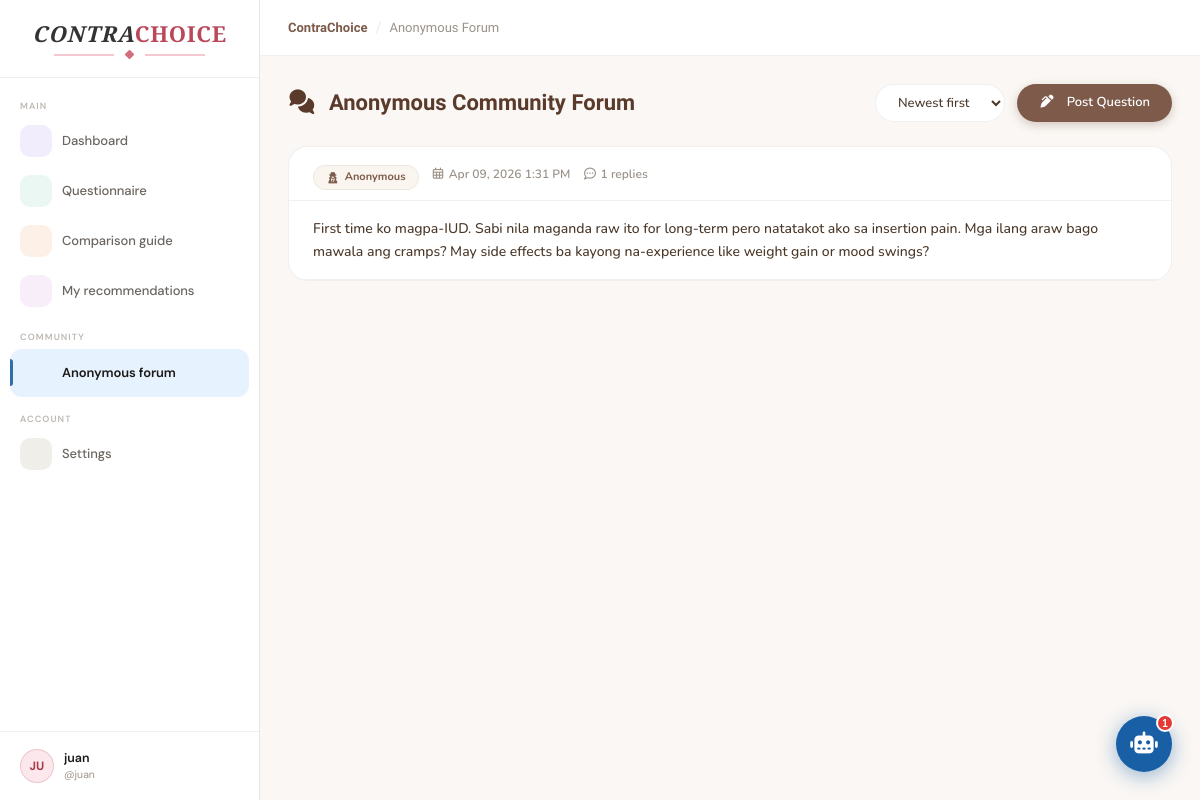
The app's page /user/forum.php (signed in), older data.
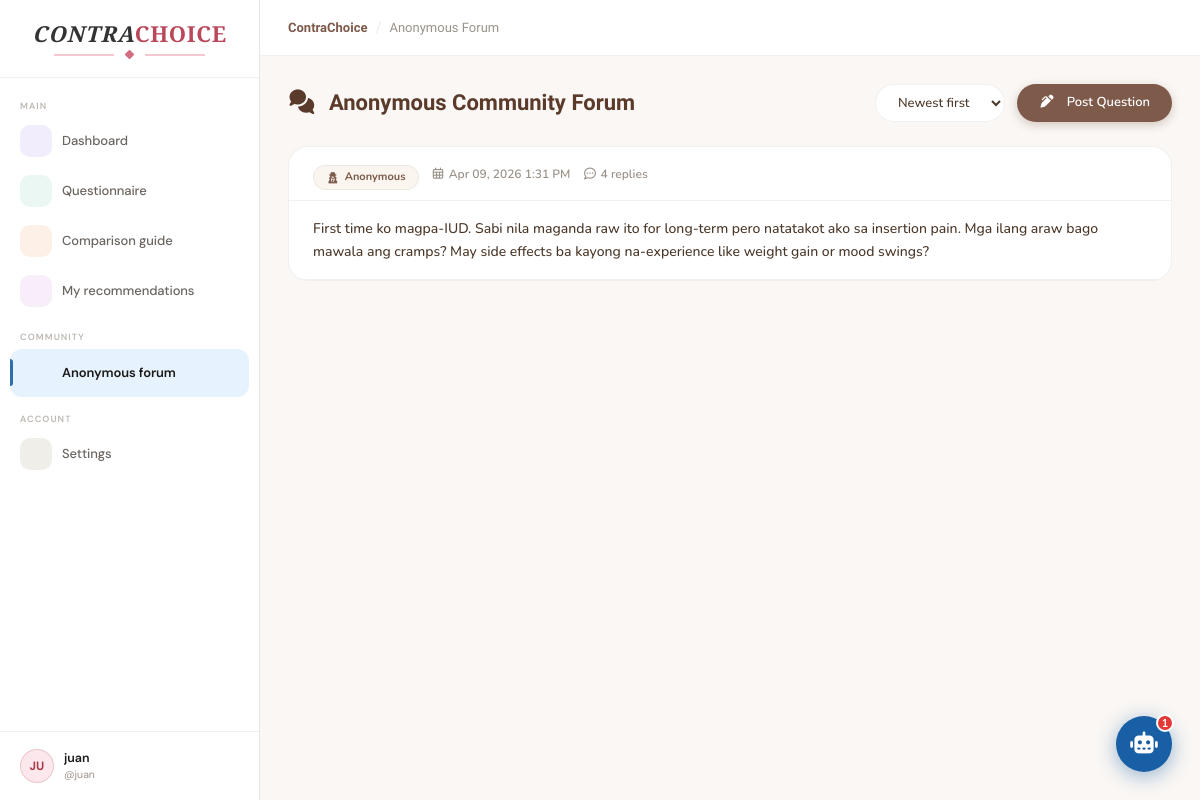
The same page, newer data.
### tables this page shows
CREATE TABLE `forum_posts` (
  `post_id` int(11) NOT NULL,
  `user_id` int(11) DEFAULT NULL,
  `content` text NOT NULL,
  `created_at` datetime DEFAULT current_timestamp(),
  `updated_at` datetime DEFAULT current_timestamp() ON UPDATE current_timestamp(),
  `reply_count` int(11) DEFAULT 0
);

### user/forum.php (the view, shortened to what this page needs)
<?php
include '../includes/db_connection.php';
$page_title  = 'Anonymous Forum';
$user_id     = $_SESSION['user_id'] ?? 0;
$sort = $_GET['sort'] ?? 'newest';
$order_by = ($sort === 'oldest') ? 'ASC' : 'DESC';
$page = isset($_GET['page']) ? max(1, intval($_GET['page'])) : 1;
$per_page = 10;
$offset = ($page - 1) * $per_page;
$posts_query = "
    SELECT * FROM forum_posts
    ORDER BY created_at $order_by
    LIMIT ? OFFSET ?
";
$stmt = $conn->prepare($posts_query);
$stmt->bind_param("ii", $per_page, $offset);
$stmt->execute();
$posts = $stmt->get_result();
?>
<!DOCTYPE html>
<html lang="en">
<head>
  <link rel="stylesheet" href="../assets/vendor/bootstrap-5/css/bootstrap.min.css">
  <link rel="stylesheet" href="../assets/vendor/fontawesome-7/css/all.min.css">
</head>
<body>
<div class="cc-layout">
  <?php include '../includes/user/sidebar.php'; ?>
  <div class="cc-main">
    <div class="topbar">
      <div class="topbar-left">
        <span><b>ContraChoice</b></span>
        <span class="topbar-sep">/</span>
        <span class="topbar-page"><?= htmlspecialchars($page_title) ?></span>
      </div>
    </div>
    <div class="content-area">
      <div class="forum-header">
        <h1><i class="fas fa-comments me-2"></i> Anonymous Community Forum</h1>
        <div class="forum-actions">
          <select class="sort-select" onchange="window.location.href='?sort='+this.value+'&page=1'">
            <option value="newest" <?= $sort === 'newest' ? 'selected' : '' ?>>Newest first</option>
          </select>
          <button class="btn-new-post" data-bs-toggle="modal" data-bs-target="#postModal">
            <i class="fas fa-pen-alt me-2"></i> Post Question
          </button>
        </div>
      </div>
      <?php if ($posts->num_rows === 0): ?>
        <div class="empty-forum">
          <i class="fas fa-comment-dots"></i>
          <h4>No questions yet</h4>
          <p class="text-muted">Be the first to ask anonymously about contraceptives, family planning, or women's health.</p>
          <button class="btn-new-post mt-2" data-bs-toggle="modal" data-bs-target="#postModal">📝 Start a discussion</button>
        </div>
      <?php else: ?>
        <?php while ($post = $posts->fetch_assoc()):
          $post_id = $post['post_id'];
          $reply_stmt = $conn->prepare("
            SELECT r.*,
              COALESCE(AVG(rt.rating), 0) AS avg_rating,
              COUNT(rt.rating)            AS rating_count,
              MAX(CASE WHEN rt.user_id = ? THEN rt.rating ELSE 0 END) AS user_rating
            FROM forum_replies r
            LEFT JOIN forum_reply_ratings rt ON rt.reply_id = r.reply_id
            WHERE r.post_id = ?
            GROUP BY r.reply_id
            ORDER BY r.created_at ASC
          ");
          $reply_stmt->bind_param("ii", $user_id, $post_id);
          $reply_stmt->execute();
        ?>
        <div class="forum-card" id="post-<?= $post_id ?>">
          <div class="post-header">
            <div class="post-meta">
              <span class="anonymous-badge"><i class="fas fa-user-secret"></i> Anonymous</span>
              <span><i class="far fa-calendar-alt"></i> <?= date('M d, Y g:i A', strtotime($post['created_at'])) ?></span>
              <span class="reply-count-clickable" data-post-id="<?= $post_id ?>" onclick="toggleReplies(<?= $post_id ?>)">
                <i class="far fa-comment-dots"></i> <?= $post['reply_count'] ?> replies
              </span>
            </div>
          </div>
          <div class="post-content">
            <?= nl2br(htmlspecialchars($post['content'])) ?>
          </div>
        </div>
        <?php $reply_stmt->close(); endwhile; ?>
      <?php endif; ?>
    </div>
  </div>
</div>
<?php include '../includes/user/chatbot_widget.php'; ?>
</body>
</html>

Row changes from the older to the newer data that the page shows:
changed forum_posts: reply_count "1" → "4"
